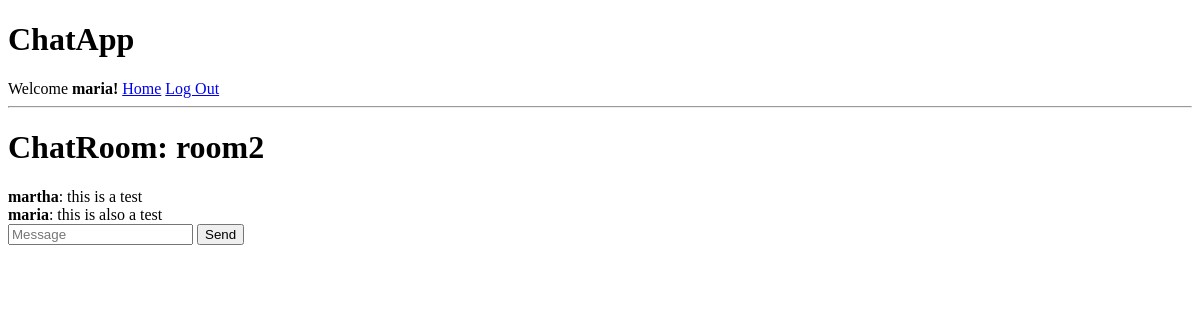
Page /room/room2 (signed in) on the earlier database version.
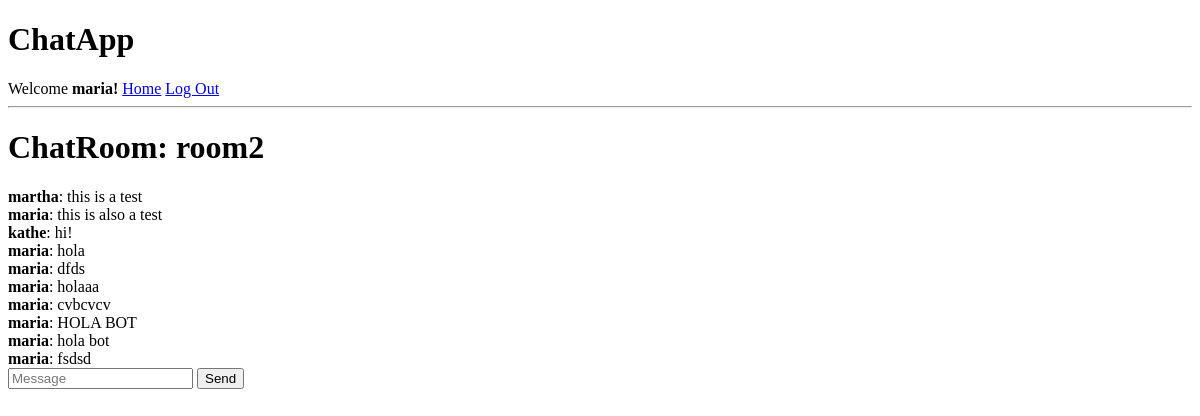
Same page on the later database version.
### chatroom/models.py (models this page shows, shortened)
class User(AbstractUser):
    """ Change the representation of the default User model
    """

class Message(models.Model):
    user = models.ForeignKey(User, on_delete=models.CASCADE, related_name="messages")
    room_name = models.CharField(max_length=255)
    message = models.TextField()
    creation_date = models.DateTimeField(auto_now_add=True)
    class Meta:
        ordering = ('creation_date',)

### chatroom/views.py (the view)
# urls.py: path("room/<str:room_name>", views.room, name="room")
@login_required
def room(request, room_name):
    messages = Message.objects.filter(room_name=room_name)[:MESSAGES_LIMIT]
    return render(request, "chatroom/room.html", {
        "room_name": room_name,
        "messages": messages
    })

### chatroom/templates/chatroom/room.html (shortened to what this page needs)
{% extends 'chatroom/layout.html' %}
{% load static %}
{% block body %}
    <h1>ChatRoom: {{ room_name }}</h1>
    <div class="chat">
        <div id="messages">
            {% for message in messages %}
                <b>{{ message.user.username }}</b>: {{ message.message }}<br>
            {% endfor %}
        </div>
    </div>
    <div class="inputs">
        <input type="text" name="input_message" id="input_message" placeholder="Message">
        <button id="send_message">Send</button>
    </div>
{% endblock %}

### chatroom/templates/chatroom/layout.html (shortened to what this page needs)
{% load static %}
<!DOCTYPE html>
<html lang="en">
<head>
    <link rel="stylesheet" href="{% static 'chatroom/styles.css' %}">
</head>
<body>
    <h1>ChatApp</h1>
    <div>
        {% if user.is_authenticated %}
            Welcome <strong>{{ user.username }}!</strong>
            <a href="{% url 'index' %}">Home</a>
            <a href="{% url 'logout' %}">Log Out</a>
        {% endif %}
    </div>
    <hr>
    {% block body %}
    {% endblock %}
</body>
</html>

### chatroom/static/chatroom/styles.css (style rules this page uses)
#messages { max-height: 300px; overflow-y: scroll; }

Differences in the rows shown:
added Message: user.username "kathe", message "hi!"
added Message: user.username "maria", message "hola"
added Message: user.username "maria", message "dfds"
added Message: user.username "maria", message "holaaa"
added Message: user.username "maria", message "cvbcvcv"
added Message: user.username "maria", message "HOLA BOT"
added Message: user.username "maria", message "hola bot"
added Message: user.username "maria", message "fsdsd"
